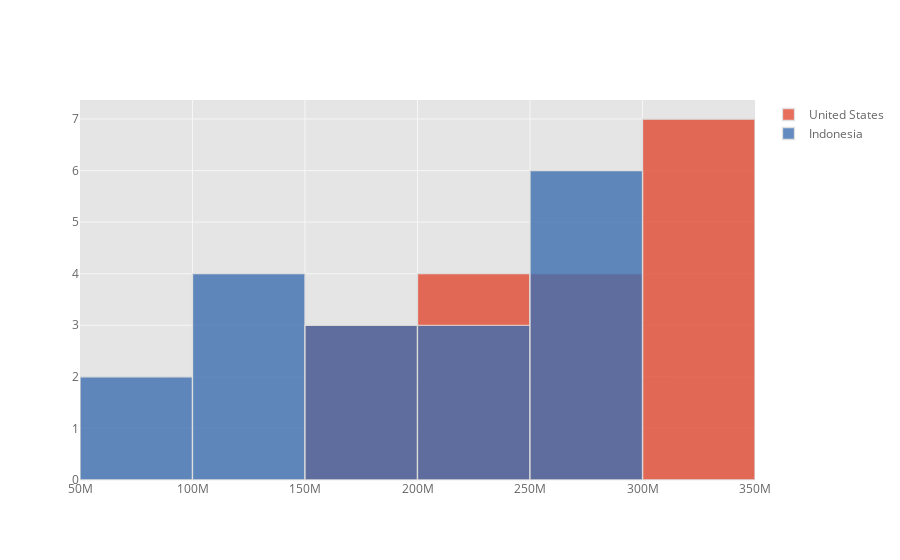

Write notebook code for a chart like this one.
### Markdown cell above
## 6. Multiple histigrama

### Code cell
df_population[['United States','Indonesia']].iplot(kind='hist')

### Figure 1 — Plotly figure (JSON) as saved in the notebook; plotly's stock layout.template omitted (floating-point values rounded to 4 significant figures)
{"data": [{"histfunc": "count", "histnorm": "", "marker": {"color": "rgba(226, 74, 51, 1.0)", "line": {"color": "#D9D9D9", "width": 1.3}}, "name": "United States", "opacity": 0.8, "orientation": "v", "type": "histogram", "x": [171685336, 186720571, 199733676, 209513341, 219081251, 229476354, 240499825, 252120309, 265163745, 281710909, 294993511, 309011475, 320878310, 323015995, 325084756, 327096265, 329064917, 331002651]}, {"histfunc": "count", "histnorm": "", "marker": {"color": "rgba(62, 111, 176, 1.0)", "line": {"color": "#D9D9D9", "width": 1.3}}, "name": "Indonesia", "opacity": 0.8, "orientation": "v", "type": "histogram", "x": [77273425, 87751068, 100267062, 114793178, 130680727, 147447836, 164982451, 181413402, 196934260, 211513823, 226289470, 241834215, 258383256, 261556381, 264650963, 267670543, 270625568, 273523615]}], "layout": {"barmode": "overlay", "legend": {"bgcolor": "#FFFFFF", "font": {"color": "#666666"}}, "paper_bgcolor": "#FFFFFF", "plot_bgcolor": "#E5E5E5", "title": {"font": {"color": "#151516"}}, "xaxis": {"gridcolor": "#F6F6F6", "showgrid": true, "tickfont": {"color": "#666666"}, "title": {"font": {"color": "#666666"}, "text": ""}, "zerolinecolor": "#F6F6F6"}, "yaxis": {"gridcolor": "#F6F6F6", "showgrid": true, "tickfont": {"color": "#666666"}, "title": {"font": {"color": "#666666"}, "text": ""}, "zerolinecolor": "#F6F6F6"}}}
